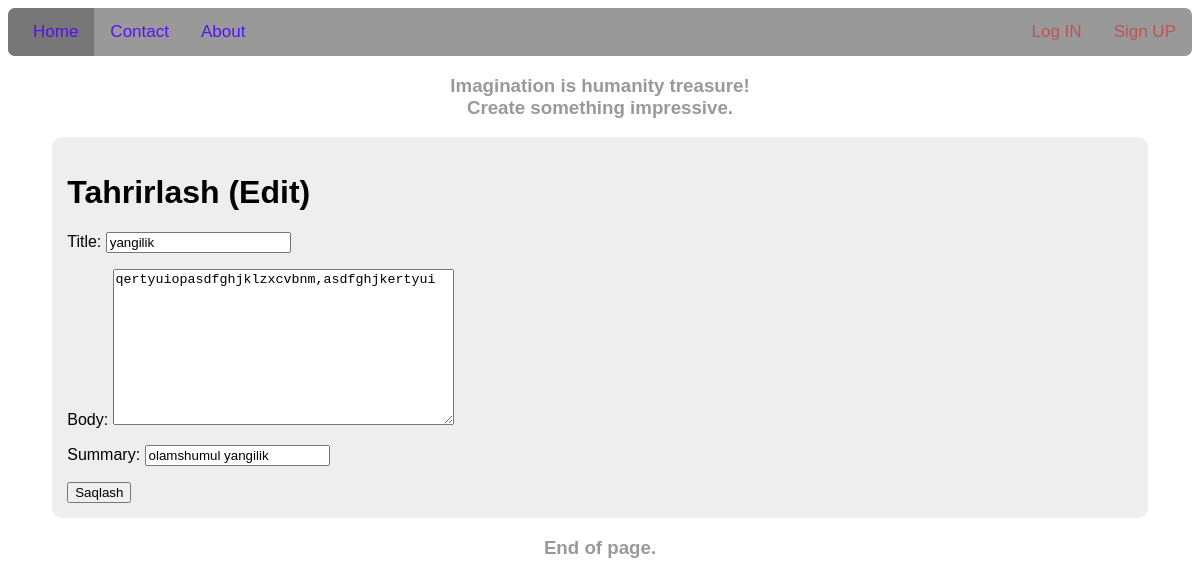
/post/11/edit, run on the app's committed database.
### blog/models.py (models this page shows, shortened)
class Post(models.Model):
	title = models.CharField(max_length=100)
	author = models.ForeignKey(
		'auth.User',
		on_delete=models.CASCADE)
	summary = models.CharField(max_length=300)
	body= models.TextField()

### blog/views.py (the view)
# urls.py: path('post/<int:pk>/edit',BlogUpdateView.as_view(), name='post_edit'),
class BlogUpdateView(UpdateView):
	model = Post
	template_name = 'post_edit.html'
	fields = ['title','body','summary']

### templates/post_edit.html
{% extends "base.html" %}
{% block content %}
	<h1>Tahrirlash (Edit)</h1>
<form action="" method="post">{% csrf_token %}
	{{ form.as_p }}
	<input type="submit" value="Saqlash">
</form>
{% endblock content %}

### static/css/base.css (style rules this page uses)
body { font-family: sans-serif; }

### data on the page
Post: title "yangilik", body "qertyuiopasdfghjklzxcvbnm,asdfghjkertyui", summary "olamshumul yangilik"
